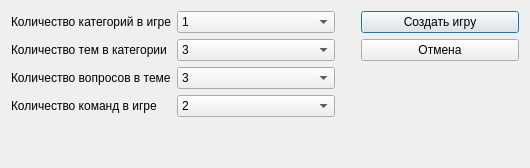
<?xml version="1.0" encoding="UTF-8"?>
<ui version="4.0">
 <class>Dialog</class>
 <widget class="QDialog" name="Dialog">
  <property name="geometry">
   <rect>
    <x>0</x>
    <y>0</y>
    <width>530</width>
    <height>168</height>
   </rect>
  </property>
  <property name="maximumSize">
   <size>
    <width>530</width>
    <height>168</height>
   </size>
  </property>
  <property name="windowTitle">
   <string>Dialog</string>
  </property>
  <layout class="QGridLayout" name="gridLayout">
   <item row="0" column="0">
    <widget class="QLabel" name="label">
     <property name="text">
      <string>Количество категорий в игре</string>
     </property>
    </widget>
   </item>
   <item row="0" column="1">
    <widget class="QComboBox" name="comboBox_categCount">
     <item>
      <property name="text">
       <string>1</string>
      </property>
     </item>
     <item>
      <property name="text">
       <string>2</string>
      </property>
     </item>
     <item>
      <property name="text">
       <string>3</string>
      </property>
     </item>
     <item>
      <property name="text">
       <string>4</string>
      </property>
     </item>
    </widget>
   </item>
   <item row="1" column="0">
    <widget class="QLabel" name="label_2">
     <property name="text">
      <string>Количество тем в категории</string>
     </property>
    </widget>
   </item>
   <item row="1" column="1">
    <widget class="QComboBox" name="comboBox_themeCount">
     <item>
      <property name="text">
       <string>3</string>
      </property>
     </item>
     <item>
      <property name="text">
       <string>4</string>
      </property>
     </item>
     <item>
      <property name="text">
       <string>5</string>
      </property>
     </item>
     <item>
      <property name="text">
       <string>6</string>
      </property>
     </item>
    </widget>
   </item>
   <item row="2" column="0">
    <widget class="QLabel" name="label_3">
     <property name="text">
      <string>Количество вопросов в теме</string>
     </property>
    </widget>
   </item>
   <item row="2" column="1">
    <widget class="QComboBox" name="comboBox_questCount">
     <item>
      <property name="text">
       <string>3</string>
      </property>
     </item>
     <item>
      <property name="text">
       <string>4</string>
      </property>
     </item>
     <item>
      <property name="text">
       <string>5</string>
      </property>
     </item>
     <item>
      <property name="text">
       <string>6</string>
      </property>
     </item>
     <item>
      <property name="text">
       <string>7</string>
      </property>
     </item>
    </widget>
   </item>
   <item row="3" column="0">
    <widget class="QLabel" name="label_4">
     <property name="text">
      <string>Количество команд в игре</string>
     </property>
    </widget>
   </item>
   <item row="3" column="1">
    <widget class="QComboBox" name="comboBox_questCount_2">
     <item>
      <property name="text">
       <string>2</string>
      </property>
     </item>
     <item>
      <property name="text">
       <string>3</string>
      </property>
     </item>
     <item>
      <property name="text">
       <string>4</string>
      </property>
     </item>
     <item>
      <property name="text">
       <string>5</string>
      </property>
     </item>
     <item>
      <property name="text">
       <string>6</string>
      </property>
     </item>
    </widget>
   </item>
   <item row="4" column="2">
    <spacer name="verticalSpacer_2">
     <property name="orientation">
      <enum>Qt::Vertical</enum>
     </property>
     <property name="sizeHint" stdset="0">
      <size>
       <width>20</width>
       <height>40</height>
      </size>
     </property>
    </spacer>
   </item>
   <item row="0" column="3">
    <widget class="QPushButton" name="pushButton_Create">
     <property name="text">
      <string>Создать игру</string>
     </property>
    </widget>
   </item>
   <item row="1" column="3">
    <widget class="QPushButton" name="pushButton_Cancel">
     <property name="maximumSize">
      <size>
       <width>450</width>
       <height>110</height>
      </size>
     </property>
     <property name="text">
      <string>Отмена</string>
     </property>
    </widget>
   </item>
  </layout>
 </widget>
 <resources/>
 <connections/>
</ui>
